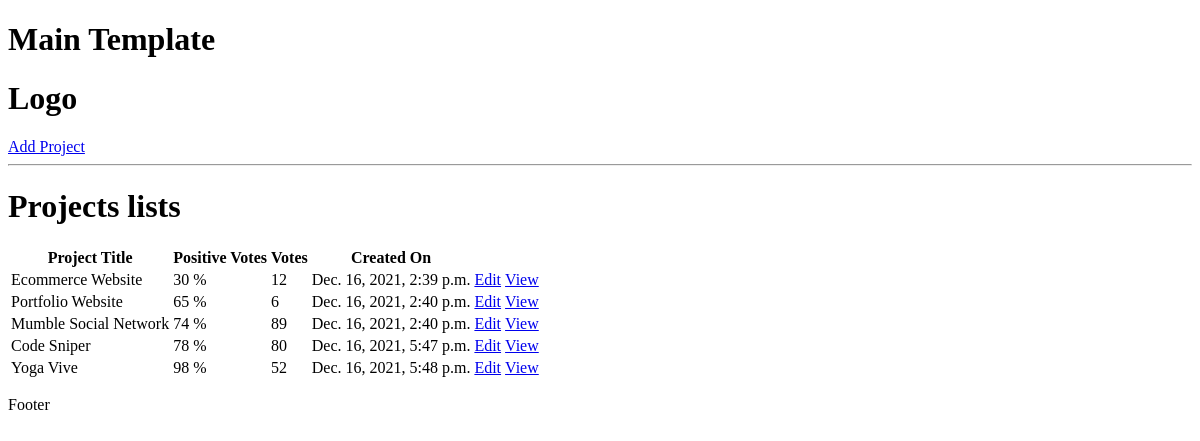
The app's page /, older data.
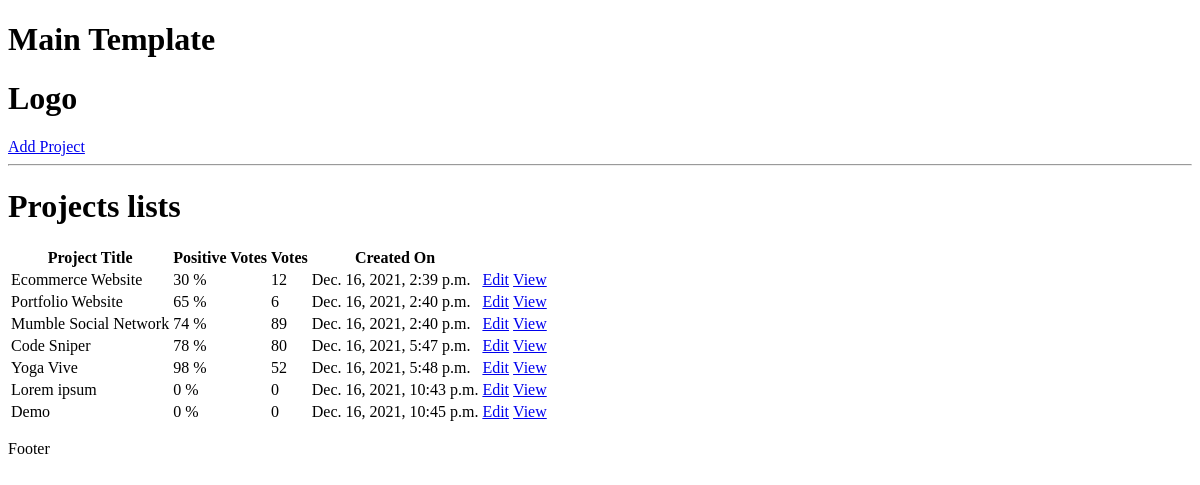
The same page, newer data.
### projects/models.py (models this page shows, shortened)
class Projects(models.Model):
 title = models.CharField(max_length=200)
 description = models.TextField(null=True, blank=True)
 demo_link = models.CharField(max_length=2000,null=True, blank=True)
 source_link = models.CharField(max_length=2000,null=True, blank=True)
 tags = models.ManyToManyField(Tag, blank=True)
 vote_total = models.IntegerField(default=0,null=True, blank=True)
 vote_ratio = models.IntegerField(default=0,null=True, blank=True)
 created_at = models.DateTimeField(auto_now_add=True)
 id = models.UUIDField(default = uuid.uuid4, unique=True, primary_key=True, editable=False)

### projects/views.py (the view)
# urls.py: path('', include('projects.urls')),
def projects(request):
    projects = Projects.objects.all()
    context = { 'projects': projects}
    return render(request,'projects/projects.html', context)

### projects/templates/projects/projects.html
{% extends 'main.html' %}
{% block content %}
<h1>Projects lists</h1>
<table>
 <tr>
  <th>Project Title</th>
  <th>Positive Votes</th>
  <th>Votes</th>
  <th>Created On</th>
  <th></th>
  <th></th>
 </tr>
 {% for project in projects %}
 <tr>
  <td>{{ project.title }}</td>
  <td>{{ project.vote_ratio }} %</td>
  <td>{{ project.vote_total }}</td>
  <td>{{ project.created_at }}</td>
  <td><a href="{% url 'update-project' project.id %}">Edit</a></td>
  <td><a href="{% url 'project' project.id %}">View</a></td>
 </tr>
 {% endfor %}
</table>
{% endblock content %}

Row changes from the older to the newer data that the page shows:
added Projects: title "Lorem ipsum", vote_ratio "0", vote_total "0", created_at "Dec. 16, 2021, 10:43 p.m."
added Projects: title "Demo", vote_ratio "0", vote_total "0", created_at "Dec. 16, 2021, 10:45 p.m."
